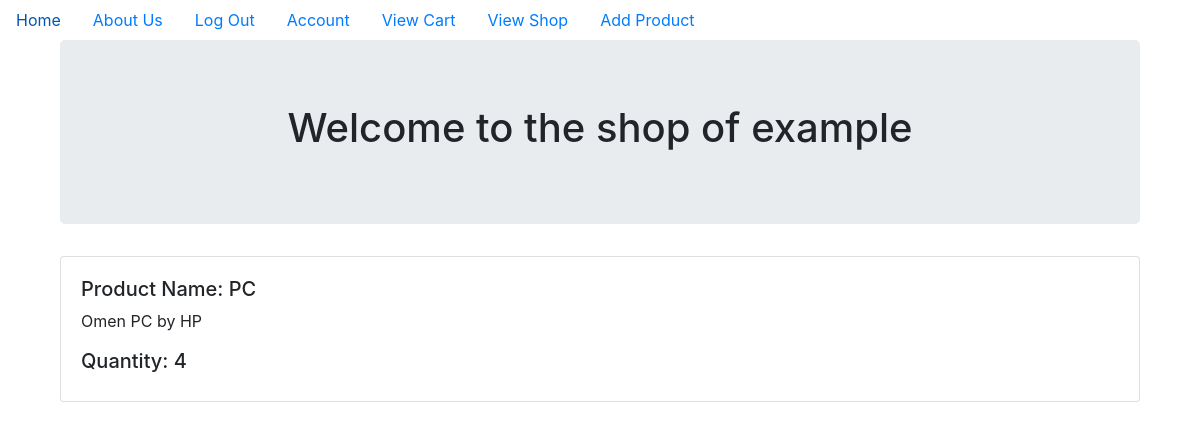
Page /example_shop (signed in) on the committed database.
### shopperstop/models.py (models this page shows, shortened)
class User(db.Model, UserMixin):
    id = db.Column(db.Integer, primary_key = True)
    profile_image = db.Column(db.String(20), nullable=False, default='default_profile.png')
    email = db.Column(db.String(64), unique=True, index=True)
    username = db.Column(db.String(64), unique=True, index=True)
    password_hash = db.Column(db.String(128))
    user_type=db.Column(db.String(128))
    cart = db.relationship('Cart', backref='user_cart', lazy=True)
    sold_by = db.relationship('Product', backref='seller', lazy=True)

class Product(db.Model):
    id = db.Column(db.Integer, primary_key=True)
    sell_id=db.Column(db.Integer, db.ForeignKey('user.id'), nullable=False)
    product_name = db.Column(db.String(140), nullable=False)
    product_desc=db.Column(db.String, nullable=False)
    quantity=db.Column(db.Integer, nullable=False)
    price=db.Column(db.Integer, nullable=False)
    product_image=db.Column(db.String(20), nullable=False, default='default_profile.png')

### shopperstop/users/views.py (the view)
@users.route("/<username>_shop")
@login_required
def shop_view(username):
    if current_user.user_type=='Customer':
        abort(403)
    user=User.query.filter_by(username=username).first_or_404()
    shop=Product.query.filter_by(sell_id=current_user.id)
    return render_template('shop.html', shop=shop, user=user)

### shopperstop/models.py (called while the page is built)
@login_manager.user_loader
def load_user(user_id):
    return User.query.get(user_id)

### shopperstop/templates/shop.html
{% extends "base.html" %}
{% block content %}
<div class="container">
  <div class="jumbotron">
    <div align='center'>
      <h1 >Welcome to the shop of {{user.username}}</h1>
    </div>
  </div>
{% for product in shop %}
<div class="card" >
  <div class="card-body">
    <h5>Product Name: {{product.product_name}}</h5>
    <p>{{product.product_desc}}</p>
    <h5>Quantity: {{ product.quantity }}</h5>
  </div>
</div>
{% endfor %}
</div>
{% endblock content %}

### rows in the picture
User: username "example"
Product: product_name "PC", product_desc "Omen PC by HP", quantity "4"
